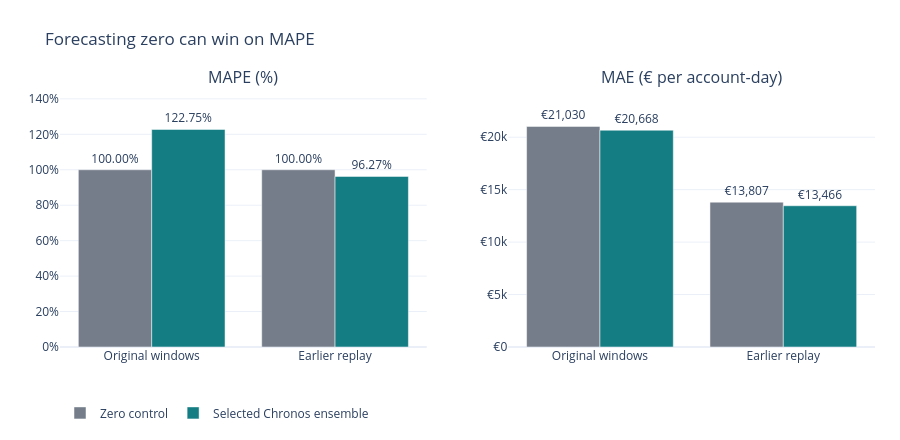

Notebook source saved alongside this figure:
### Markdown cell above
## 2 · What does the zero control reveal about MAPE?

We forecast zero for every account-day as a control. On each nonzero actual balance, the absolute percentage error is exactly **100%**, regardless of the balance size. A forecast of €0.10 for an actual balance of €0.01 has a 9-cent error and a 900% percentage error. This weighting lets a few small balances dominate MAPE. We exclude exact zeros from MAPE and include them in the euro-error calculations.

We plot MAPE beside mean absolute error (MAE) on the same account-days to test whether the metrics give the same ranking. In the original windows, zero wins on MAPE **100.00% versus 122.75%**, even though its mean error is **€21,030.34 per account-day** versus **€20,668.18** for the selected ensemble. In the earlier replay the ensemble improves both metrics.

### Code cell
control = scores.filter(pl.col("Selected") | (pl.col("model") == "Zero control"))
studies = [ORIGINAL, REPLAY]
names = ["Original windows", "Earlier replay"]
fig = make_subplots(rows=1, cols=2, subplot_titles=("MAPE (%)", "MAE (€ per account-day)"))

for label, subset, color in (
    ("Zero control", control.filter(pl.col("model") == "Zero control"), "#747D89"),
    ("Selected Chronos ensemble", control.filter(pl.col("Selected")), "#147D83"),
):
    values = pl.DataFrame({"study": studies}).join(subset, on="study", validate="1:1")
    for column, metric, units in ((1, "MAPE (%)", "%"), (2, "MAE (€)", "€")):
        y = values[metric].to_list()
        labels = [f"{v:.2f}%" if units == "%" else f"€{v:,.0f}" for v in y]
        fig.add_bar(
            x=names, y=y, text=labels, textposition="outside", cliponaxis=False,
            name=label, legendgroup=label, showlegend=column == 1, marker_color=color,
            row=1, col=column,
        )

fig.update_yaxes(range=[0, 145], ticksuffix="%", row=1, col=1)
fig.update_yaxes(range=[0, 24500], tickprefix="€", separatethousands=True, row=1, col=2)
fig.update_layout(
    barmode="group", template="plotly_white", height=440,
    title="Forecasting zero can win on MAPE",
    legend=dict(orientation="h", y=-0.20),
    margin=dict(l=60, r=25, t=90, b=82),
)
fig.show(config={"responsive": True, "displaylogo": False})

### Figure 1 — Plotly figure (JSON) as saved in the notebook; plotly's stock layout.template omitted (floating-point values rounded to 4 significant figures)
{"data": [{"cliponaxis": false, "legendgroup": "Zero control", "marker": {"color": "#747D89"}, "name": "Zero control", "showlegend": true, "text": ["100.00%", "100.00%"], "textposition": "outside", "type": "bar", "x": ["Original windows", "Earlier replay"], "xaxis": "x", "y": [100.0, 100.0], "yaxis": "y"}, {"cliponaxis": false, "legendgroup": "Zero control", "marker": {"color": "#747D89"}, "name": "Zero control", "showlegend": false, "text": ["€21,030", "€13,807"], "textposition": "outside", "type": "bar", "x": ["Original windows", "Earlier replay"], "xaxis": "x2", "y": [21030.0, 13810.0], "yaxis": "y2"}, {"cliponaxis": false, "legendgroup": "Selected Chronos ensemble", "marker": {"color": "#147D83"}, "name": "Selected Chronos ensemble", "showlegend": true, "text": ["122.75%", "96.27%"], "textposition": "outside", "type": "bar", "x": ["Original windows", "Earlier replay"], "xaxis": "x", "y": [122.8, 96.27], "yaxis": "y"}, {"cliponaxis": false, "legendgroup": "Selected Chronos ensemble", "marker": {"color": "#147D83"}, "name": "Selected Chronos ensemble", "showlegend": false, "text": ["€20,668", "€13,466"], "textposition": "outside", "type": "bar", "x": ["Original windows", "Earlier replay"], "xaxis": "x2", "y": [20670.0, 13470.0], "yaxis": "y2"}], "layout": {"annotations": [{"font": {"size": 16}, "showarrow": false, "text": "MAPE (%)", "x": 0.225, "xanchor": "center", "xref": "paper", "y": 1.0, "yanchor": "bottom", "yref": "paper"}, {"font": {"size": 16}, "showarrow": false, "text": "MAE (€ per account-day)", "x": 0.775, "xanchor": "center", "xref": "paper", "y": 1.0, "yanchor": "bottom", "yref": "paper"}], "barmode": "group", "height": 440, "legend": {"orientation": "h", "y": -0.2}, "margin": {"b": 82, "l": 60, "r": 25, "t": 90}, "title": {"text": "Forecasting zero can win on MAPE"}, "xaxis": {"anchor": "y", "domain": [0.0, 0.45]}, "xaxis2": {"anchor": "y2", "domain": [0.55, 1.0]}, "yaxis": {"anchor": "x", "domain": [0.0, 1.0], "range": [0, 145], "ticksuffix": "%"}, "yaxis2": {"anchor": "x2", "domain": [0.0, 1.0], "range": [0, 24500], "separatethousands": true, "tickprefix": "€"}}}
